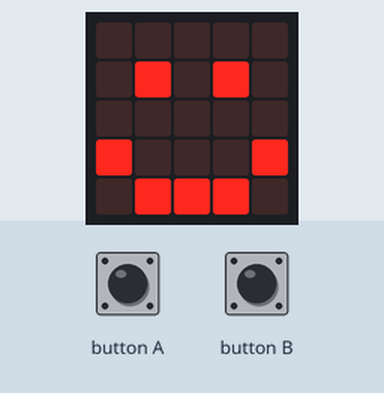
A program run on a simulated BBC micro:bit (MakeCode). Parts: the board's 5×5 LED display. Inputs (shaded band) come from the test bench.

Above: at 1.8 s.
1.9 s: button A pressed for 0.15 s
At 3.1 s:
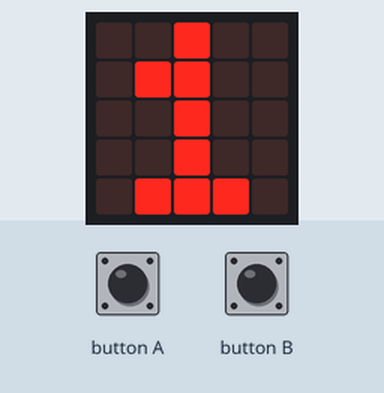
3.5 s: button B pressed for 0.15 s
At 4.3 s:
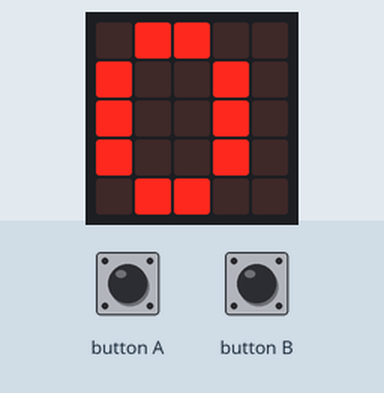
Timing chart, 0 to 6.5 s (numbered marks = the images above; inputs shaded):
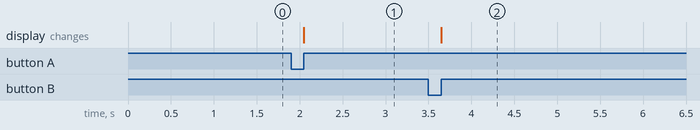

Measured:
- after the input at 1.9 s, the display: changes after 0.15 s (image 1)
- after the input at 3.5 s, the display: changes after 0.15 s (image 2)

The program:

main.ts
```typescript
// (licence header left out)
// variable
let cookie: number = 0

// cleanup
basic.clearScreen()
basic.showIcon(IconNames.Happy)

// add 1 to cookies
input.onButtonPressed(Button.A, function() {
   cookie = cookie+1
   basic.showNumber(cookie)
})

// restart
input.onButtonPressed(Button.B, function() {
  cookie = 0
  basic.showNumber(cookie)
})
```
